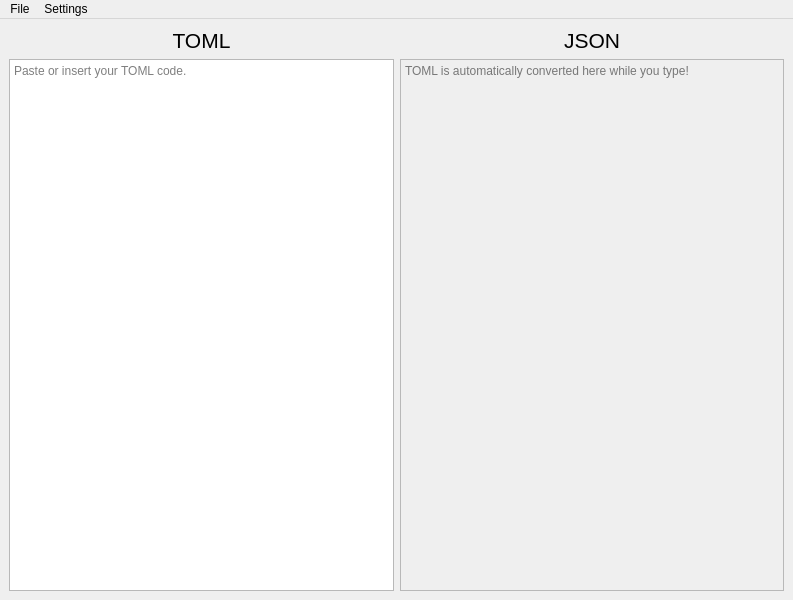
<?xml version="1.0" encoding="UTF-8"?>
<ui version="4.0">
 <class>MainWindow</class>
 <widget class="QMainWindow" name="MainWindow">
  <property name="geometry">
   <rect>
    <x>0</x>
    <y>0</y>
    <width>793</width>
    <height>600</height>
   </rect>
  </property>
  <property name="windowTitle">
   <string>tomlaballs</string>
  </property>
  <widget class="QWidget" name="Inputs">
   <property name="maximumSize">
    <size>
     <width>800</width>
     <height>16777215</height>
    </size>
   </property>
   <layout class="QHBoxLayout" name="horizontalLayout">
    <item>
     <layout class="QGridLayout" name="gridLayout">
      <item row="0" column="1">
       <widget class="QLabel" name="JSON">
        <property name="font">
         <font>
          <pointsize>16</pointsize>
         </font>
        </property>
        <property name="text">
         <string>&lt;html&gt;&lt;head/&gt;&lt;body&gt;&lt;p align=&quot;center&quot;&gt;JSON&lt;/p&gt;&lt;/body&gt;&lt;/html&gt;</string>
        </property>
       </widget>
      </item>
      <item row="0" column="0">
       <widget class="QLabel" name="TOML">
        <property name="font">
         <font>
          <pointsize>16</pointsize>
         </font>
        </property>
        <property name="text">
         <string>&lt;html&gt;&lt;head/&gt;&lt;body&gt;&lt;p align=&quot;center&quot;&gt;TOML&lt;/p&gt;&lt;/body&gt;&lt;/html&gt;</string>
        </property>
       </widget>
      </item>
      <item row="1" column="1">
       <widget class="QPlainTextEdit" name="JSONEDITOR">
        <property name="enabled">
         <bool>false</bool>
        </property>
        <property name="placeholderText">
         <string>TOML is automatically converted here while you type!</string>
        </property>
       </widget>
      </item>
      <item row="1" column="0">
       <widget class="QPlainTextEdit" name="TOMLEDITOR">
        <property name="autoFillBackground">
         <bool>false</bool>
        </property>
        <property name="placeholderText">
         <string>Paste or insert your TOML code.</string>
        </property>
       </widget>
      </item>
     </layout>
    </item>
   </layout>
  </widget>
  <widget class="QMenuBar" name="menubar">
   <property name="geometry">
    <rect>
     <x>0</x>
     <y>0</y>
     <width>793</width>
     <height>28</height>
    </rect>
   </property>
   <widget class="QMenu" name="menuFile">
    <property name="title">
     <string>File</string>
    </property>
    <addaction name="actionSave_As"/>
    <addaction name="separator"/>
    <addaction name="actionLoad"/>
   </widget>
   <widget class="QMenu" name="menuSettings">
    <property name="title">
     <string>Settings</string>
    </property>
    <widget class="QMenu" name="menuJSON_Tab_Size">
     <property name="title">
      <string>Output Tab Size</string>
     </property>
     <addaction name="action4_spaces"/>
     <addaction name="action2_spaces"/>
     <addaction name="actionTAB"/>
    </widget>
    <addaction name="menuJSON_Tab_Size"/>
   </widget>
   <addaction name="menuFile"/>
   <addaction name="menuSettings"/>
  </widget>
  <action name="actionSave_As">
   <property name="text">
    <string>Save As ...</string>
   </property>
   <property name="shortcut">
    <string>Ctrl+S</string>
   </property>
  </action>
  <action name="actionLoad">
   <property name="text">
    <string>Load File ...</string>
   </property>
   <property name="shortcut">
    <string>Ctrl+O</string>
   </property>
  </action>
  <action name="action4_spaces">
   <property name="checkable">
    <bool>true</bool>
   </property>
   <property name="text">
    <string>4 Spaces</string>
   </property>
  </action>
  <action name="action2_spaces">
   <property name="checkable">
    <bool>true</bool>
   </property>
   <property name="text">
    <string>2 Spaces</string>
   </property>
  </action>
  <action name="actionTAB">
   <property name="checkable">
    <bool>true</bool>
   </property>
   <property name="text">
    <string>TAB</string>
   </property>
  </action>
 </widget>
 <resources/>
 <connections/>
</ui>
